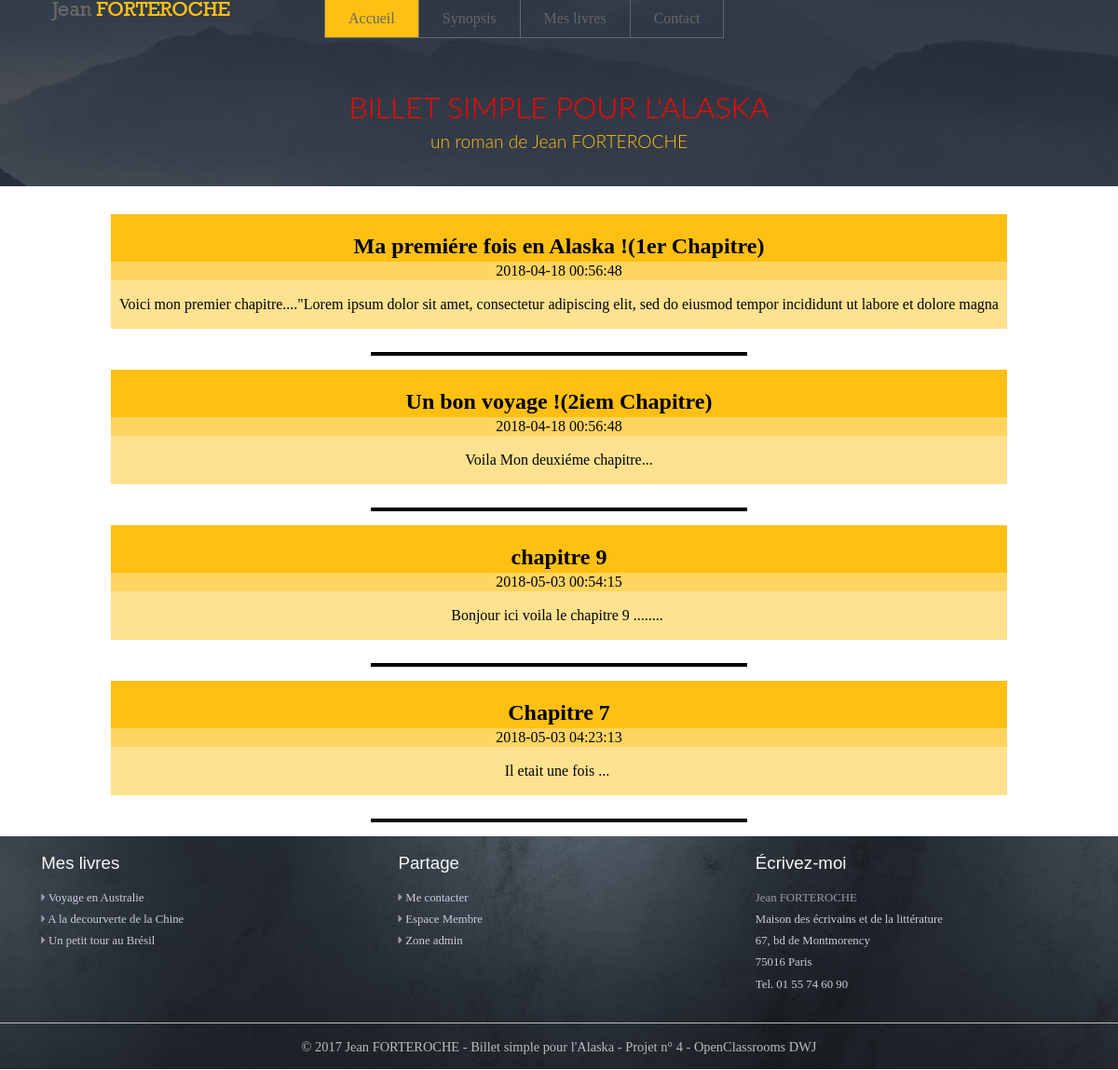
Before: / with the older database file.
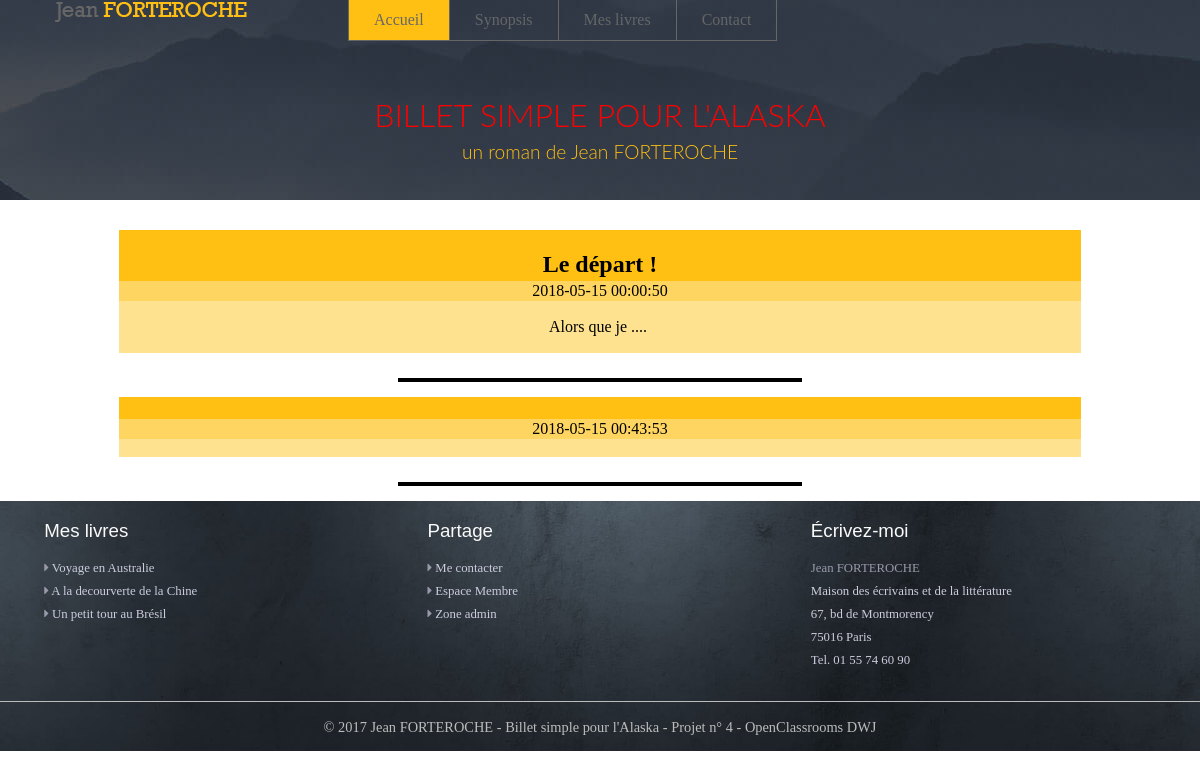
After: the same page with the newer database file.
### tables this page shows
CREATE TABLE IF NOT EXISTS `t_chapitre` (
  `CHA_ID` int(11) NOT NULL AUTO_INCREMENT,
  `CHA_DATE` datetime NOT NULL,
  `CHA_TITRE` varchar(100) NOT NULL,
  `CHA_CONTENU` varchar(400) NOT NULL,
  PRIMARY KEY (`CHA_ID`)
);

### Controleur/ControleurAccueil.php (called while the page is built, shortened)
<?php
require_once 'Modele/Modele.php';
require_once 'Modele/Chapitre.php';
require_once 'Vue/Vue.php';
class ControleurAccueil {
    public function __construct() {
       $this->chapitre = new chapitre();
    }
    public function accueil() {
       $chapitre = $this->chapitre->getChapitre();
       $vue = new Vue("Accueil");
       $vue->generer(array('chapitre' => $chapitre));
    }
}

### Modele/Chapitre.php (called while the page is built, shortened)
<?php
require_once 'Modele/Modele.php';
class chapitre extends Modele {
  public function getChapitre() {
  $sql = 'select CHA_ID as id, CHA_DATE as date,'
  . ' CHA_TITRE as titre, CHA_CONTENU as contenu       from T_CHAPITRE'
  . ' order by CHA_ID     ';
    $chapitre = $this->executerRequete($sql);
    return $chapitre;
  }
}

### Modele/Modele.php (called while the page is built)
<?php
abstract class Modele {
    private $bdd;
    protected function executerRequete($sql, $params = null) {
        if ($params == null) {
            $resultat = $this->getBdd()->query($sql);
        }
        else {
            $resultat = $this->getBdd()->prepare($sql);
            $resultat->execute($params);
        }
        return $resultat;
    }
    private function getBdd() {
        if ($this->bdd == null) {
    $this->bdd = new PDO('mysql:host=localhost;dbname=chapitre;charset=utf8',
   'root', '',
    array(PDO::ATTR_ERRMODE => PDO::ERRMODE_EXCEPTION));
        }
        return $this->bdd;
    }
}

### index.php (called while the page is built, shortened)
<?php
require 'Controleur/Routeur.php';
$routeur = new Routeur();
$routeur->routerRequete();

### Vue/vueAccueil.php (the view)
<?php $this->titre = "Acceuil"; ?>
<?php foreach ($chapitre as $oneChapitre): ?>
    <article>
        <header>
            <div id="TitreChap">
                 <a href="<?= "index.php?action=chapitre&id=" . $oneChapitre['id'] ?>">
                 <h1 class="titreBillet"><?= $oneChapitre['titre'] ?></h1>
                 </a>
            </div>
            <div id="DateChap">
                <time>
                <?= $oneChapitre['date'] ?>
                </time>
            </div>
        </header>
        <div id="ContenuChap">
            <p>
            <?=  substr(  $oneChapitre['contenu']  , 0, 150   )  ?>
            </p>
        </div>
    </article>
    <hr />
<?php endforeach; ?>

### Vue/gabarit.php (shortened to what this page needs)
<!doctype html>
<html lang="fr">
<head>
        <link rel="stylesheet" href="Contenu/css/style.css" />
        <link rel="stylesheet" href="Contenu/css/style.min.1024.css" />
		<link rel="stylesheet" href="Contenu/font-awesome/css/font-awesome.min.css" />
 </head>
<body class="bg-gray">
	<header class="visiteur">
    	<nav class="container">
        	<ul class="menu">
            	<li><img class="logo" src="Contenu/images/logo-transparent.png"></li>
            	<li class="selected"><a href="index.php">Accueil</a></li>
            	<li ><a href=index.php?action=Synopsis>Synopsis</a></li>
            	<li ><a href=index.php?action=Livres>Mes livres</a></li>
            	<li ><a href=index.php?action=Contact>Contact</a></li>
            </ul>
        </nav>
        	<h1 class="titre-page">BILLET SIMPLE POUR L&#039;ALASKA</h1>
            <h2 class="titre-complement">un roman de Jean FORTEROCHE</h2>
    </header>
         <?= $contenu ?>
    <footer>
            <div class="container">
                <div class="row link-zone">
                      <div>
                            <h3>Mes livres </h3>
                                <p>
                                    <i class="fa fa-caret-right"></i> <a href="index.php?action=Livres#">Voyage en Australie</a><br>
                                    <i class="fa fa-caret-right"></i> <a href="index.php?action=Livres#">A la decourverte de la Chine</a><br>
                                    <i class="fa fa-caret-right"></i> <a href="index.php?action=Livres#">Un petit tour au Brésil </a><br>
                           </p>
                        </div>
                        <div>
                            <h3>Partage</h3>
                            <p><i class="fa fa-caret-right"></i> <a href=index.php?action=Contact>Me contacter</a><br>
                               <i class="fa fa-caret-right"></i> <a href="#">Espace Membre</a><br>
                               <i class="fa fa-caret-right"></i> <a href="index.php?action=admin">Zone admin</a> </p>
                        </div>
                        <div>
                            <h3>Écrivez-moi</h3>
                             <p>Jean FORTEROCHE<br><span>
                              Maison des écrivains et de la littérature<br>
                              67, bd de Montmorency<br>
                              75016 Paris<br>
                              Tel. 01 55 74 60 90 <br>
                              </span>
                        </div>
                 </div>
             </div>
            <div class="copyright">
                <div class="container">
                   <p>&copy; 2017 Jean FORTEROCHE - Billet simple pour l'Alaska - Projet n° 4 - OpenClassrooms DWJ</p>
                </div>
            </div>
     </footer>
    </body>
</html>

### Controleur/Routeur.php (shortened to what this page needs)
<?php
require_once 'Controleur/ControleurAccueil.php';
require_once 'Vue/Vue.php';
class Routeur {
    private $ctrlAccueil;
    private $ctrlChapitre;
    private $ctrlAdmin;
    public function __construct() {
        $this->ctrlAccueil  = new ControleurAccueil();
        $this->ctrlChapitre = new ControleurChapitre();
        $this->ctrlAdmin =    new ControleurAdmin();
    }
    public function routerRequete() {
        try {
            if (isset($_GET['action'])) {
                if ($_GET['action'] == 'chapitre') {
                    $idoneChapitre = intval($this->getParametre($_GET, 'id'));
                    if ($idoneChapitre != 0) {
                        $this->ctrlChapitre->chapitre($idoneChapitre);
                    }
                    else {
                         throw new Exception("Identifiant de chapitre non valide");
                    }
                }
                 if  ($_GET['action'] == 'commenter') {
                     $auteur = $this->getParametre($_POST, 'auteur');
                     $contenu = $this->getParametre($_POST, 'contenu');
                     $idoneChapitre = $this->getParametre($_POST, 'id');
                     $this->ctrlChapitre->commenter($auteur, $contenu,  $idoneChapitre);
                }
                if  ($_GET['action'] == 'signaler') {
                    $this->ctrlChapitre->signaler();
               }
                if ($_GET['action'] == 'admin') {
                      $this->ctrlAdmin->ConnexionAdmin();
                }
                if ($_GET['action'] == 'Deconnexion') {
                    $this->ctrlAdmin->DeconnexionAdmin();
                }
                if ($_GET['action'] == 'AjouterChapitre') {
                $this->ctrlAdmin->AdChapitre();
                }
                if ($_GET['action'] == 'ModifChapitre') {
                    $this->ctrlAdmin->ModificationChapitre();
                }
                if ($_GET['action'] == 'chapitremodif') {
                    $idoneChapitre = intval($this->getParametre($_GET, 'id'));
                    if ($idoneChapitre != 0) {
                        $this->ctrlAdmin->ModifierChapitre($idoneChapitre);
                    }
                    else {
                         throw new Exception("Identifiant de chapitre non valide");
                    }
                }
                if ($_GET['action'] == 'XXX') {
                    $this->ctrlAdmin->ModifierChapitre3();
                }
                if ($_GET['action'] == 'SuprChapitre') {
                    $this->ctrlAdmin->SuprChapitre();
                }
                if ($_GET['action'] == 'chapitresupr') {
                    $this->ctrlAdmin->SuppressionChapitre();
                }
                if ($_GET['action'] == 'SupprimerCommentaire') {
                    $this->ctrlAdmin->SupprimerCommentaire()  ;
                }
                if ($_GET['action'] == 'VoirCom') {
                    $this->ctrlAdmin->VoirCommentaire();
                }
                if ($_GET['action'] == 'Synopsis') {
                    $this->ctrlAccueil->Synopsis();
                }
                if ($_GET['action'] == 'Livres') {
                    $this->ctrlAccueil->Livres();
                }
                if ($_GET['action'] == 'Contact') {
                    $this->ctrlAccueil->Contact();
                }
            }
            else {
                $this->ctrlAccueil->accueil();
            }
        }
        catch (Exception $e) {
            $this->erreur($e->getMessage());
        }
    }
}

### Vue/Vue.php (shortened to what this page needs)
<?php
class Vue {
    private $fichier;
    private $titre;
    public function __construct($action) {
        $this->fichier = "Vue/vue" . $action . ".php";
    }
    public function generer($donnees) {
        $contenu = $this->genererFichier($this->fichier, $donnees);
        $vue = $this->genererFichier('Vue/gabarit.php',
                array('titre' => $this->titre, 'contenu' => $contenu));
        echo $vue;
    }
    private function genererFichier($fichier, $donnees) {
        if (file_exists($fichier)) {
            extract($donnees);
            require $fichier;
            return ob_get_clean();
        }
        else {
            throw new Exception("Fichier '$fichier' introuvable");
        }
    }
}

### Contenu/css/style.css (style rules this page uses)
body { background :white ; margin: 0 ; }
a { text-decoration:none; color : black }
h2 { text-align: center ; font-family:Baskerville, Lato, "Palatino Linotype", Palatino, "Century Schoolbook L", "Times New Roman", serif; }
header.visiteur { height:200px; background-size:cover; background: url("../images/header.jpg") ; text-align:center; margin:0 0 30px 0; background-color: rgb(50,50,50) ; }
H1.titre-page { font-family:Baskerville, Lato, "Palatino Linotype", Palatino, "Century Schoolbook L", "Times New Roman", serif; margin: 0; line-height:150px; color: red; font-weight:300; }
h2.titre-complement { font-family:Baskerville, Lato, "Palatino Linotype", Palatino, "Century Schoolbook L", "Times New Roman", serif; margin: -50px 0 0 0; font-size:1.2em; color: #ffc013 ; font-weight:300; }
nav { margin:0 auto; height:40px; }
nav .menu { margin:0; display:flex; flex-flow: row wrap; align-content:space-around; padding-left:30px; }
nav .menu li { display: block; }
nav .menu li img { padding-right:100px; }
nav .menu li a { display:block; font-family: "roboto slab"; line-height:40px; padding:0 25px; color : #666; text-decoration:none; border-left:1px solid #666; border-bottom:1px solid #666; }
nav .menu>li:last-child a { border-right:1px solid #666; }
nav .menu>li:first-child { padding-top:0px; }
.menu>li.selected a, .menu>li>a:hover { background: #ffc013; }
.container { max-width: 1150px; margin:0 auto; }
footer { background: url(../images/footer.jpg); background-size:cover; height:250px; margin-top:25px; margin: 0 ; z-index: 1 ; }
footer .link-zone { height:200px; }
footer .link-zone div { width:30%; }
footer .copyright { border-top: 1px solid #bcbcbc; }
footer .copyright p { margin:0; color: #bcbcbc; text-align:center; font-family:"roboto slab", serif; font-size:.9em; height:50px; line-height:50px; }
footer .link-zone h3 { font-family: "caudex", Helvetica, Arial, sans-serif; color:#FAFAFA; font-weight:normal; margin-bottom:0; }
footer .link-zone p { margin-top:15px; font-family: "roboto slab", serif; color:#99a; font-weight:normal; font-size:.8em; line-height:1.8em; margin-bottom:0; }
footer .link-zone p span { color:#ccd; text-decoration:none; }
footer .link-zone a { color:#ccd; text-decoration:none; }
.row { display:flex; flex-flow: row wrap; justify-content:space-around; }
.titreBillet { margin-bottom : 2px; }
#TitreChap { background-color:#ffc013 ; text-align: center ; padding: 1px ; width: 80% ; margin: auto ; }
#DateChap { background-color: #ffc013a9 ; text-align: center ; padding: 1px ; width: 80% ; margin: auto ; }
hr { width: 400px ; height: 0px ; border : 2px black solid ; margin-top: 25px ; margin-bottom: 15px ; }
#ContenuChap { background-color: #ffc01377 ; text-align: center ; padding: 1px ; width: 80% ; margin: auto ; }

Changed rows visible on the page:
removed t_chapitre: CHA_TITRE "Ma premiére fois en Alaska !(1er Chapitre)", CHA_DATE "2018-04-18 00:56:48", CHA_CONTENU "Voici mon premier chapitre....\"Lorem ipsum dolor sit amet, consectetur adipiscing elit, sed do eiusmod tempor incididunt ut labore et dolore magna"
removed t_chapitre: CHA_TITRE "Un bon voyage !(2iem Chapitre)", CHA_DATE "2018-04-18 00:56:48", CHA_CONTENU "Voila Mon deuxiéme chapitre..."
removed t_chapitre: CHA_TITRE "chapitre 9", CHA_DATE "2018-05-03 00:54:15", CHA_CONTENU "Bonjour ici voila le chapitre 9 ........"
removed t_chapitre: CHA_TITRE "Chapitre 7", CHA_DATE "2018-05-03 04:23:13", CHA_CONTENU "Il etait une fois ..."
added t_chapitre: CHA_TITRE "Le départ !", CHA_DATE "2018-05-15 00:00:50", CHA_CONTENU "Alors que je ...."
added t_chapitre: CHA_DATE "2018-05-15 00:43:53"
